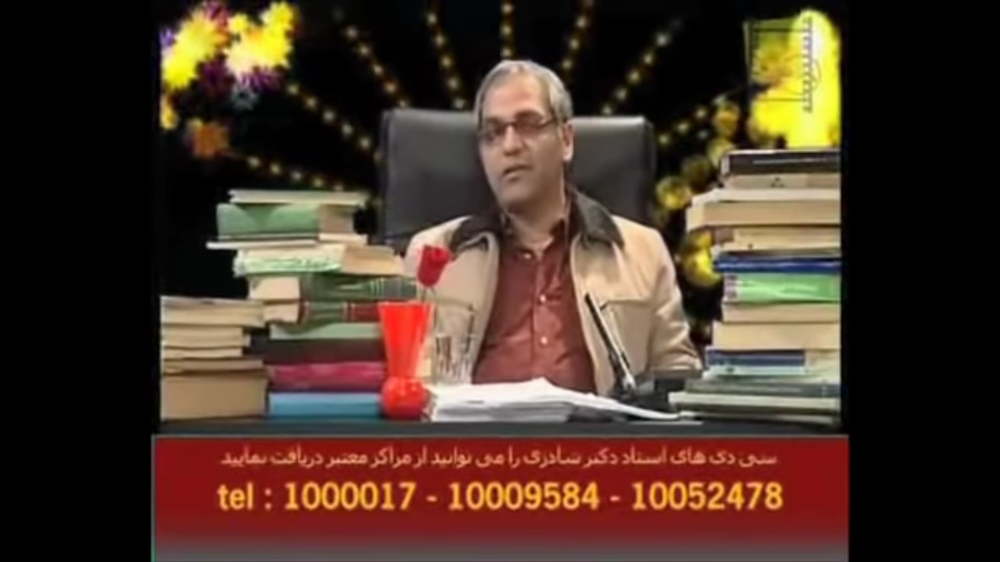
#> input picture assets/Ravanshenas.png, 1000 x 562 px, shrunk from 1920 x 1080 before the run
$ python ModesAndFilters.py
#> lines starting #> are read from the running program, lines starting #| are printed output that depends on the picture
from PIL import Image
from PIL import ImageFilter

img = Image.open("assets/Ravanshenas.png")
#> img is the input picture: PIL image 1000x562 RGBA; mean R, G, B, A 74.3, 53.5, 41.5, 255

sharp_img = Image.open("assets/SharpImage.png")
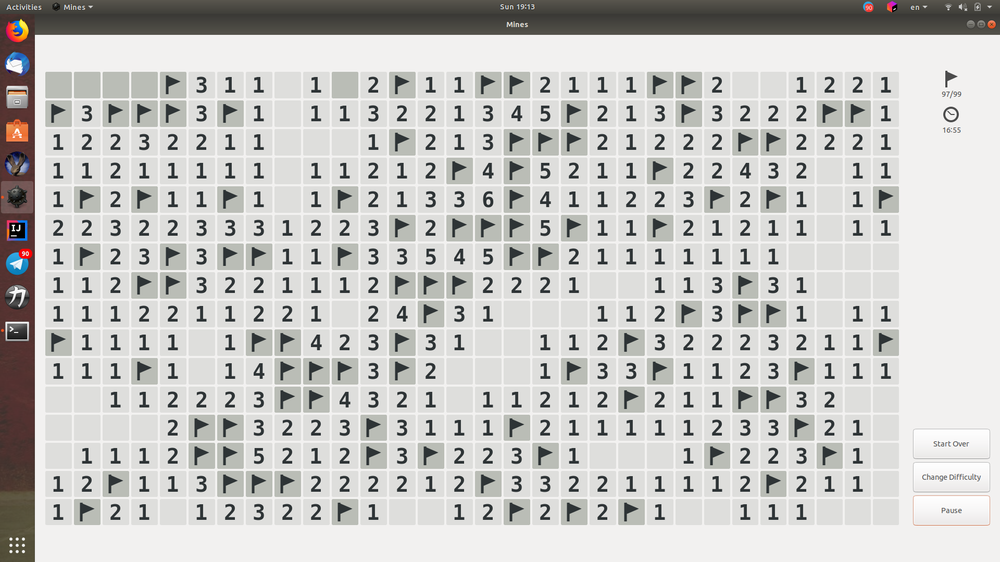
#> input picture assets/SharpImage.png, 1000 x 562 px, shrunk from 1920 x 1080 before the run
#> sharp_img is the input picture: PIL image 1000x562 RGBA; mean R, G, B, A 199.6, 199.1, 196.9, 255
sharp_img = sharp_img.convert("RGB")
#> sharp_img: PIL image 1000x562 RGB
blur = sharp_img.filter(ImageFilter.BLUR)
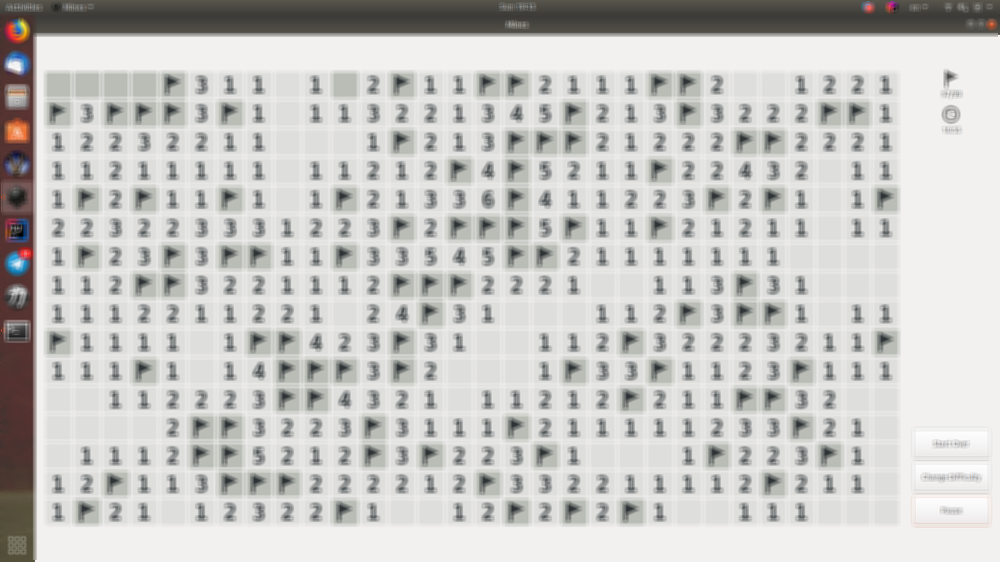
#> blur: PIL image 1000x562 RGB; mean R, G, B 199.7, 199.2, 196.9
detail = sharp_img.filter(ImageFilter.DETAIL)
edges = sharp_img.filter(ImageFilter.FIND_EDGES)
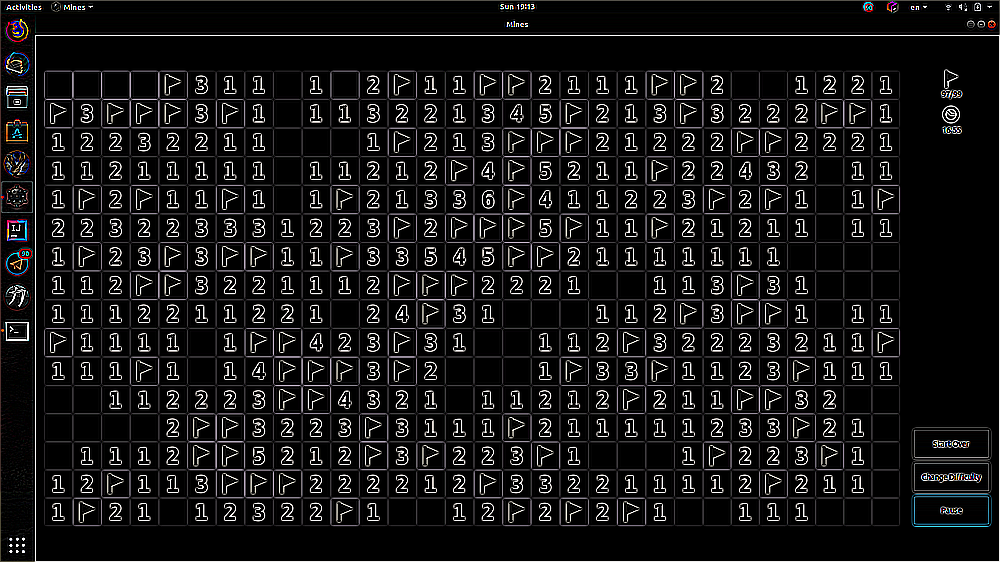
#> edges: PIL image 1000x562 RGB; mean R, G, B 23.1, 22.5, 22.8

blur.show()
detail.show()
edges.show()

# black_white = img.convert("L")
# black_white.show()
